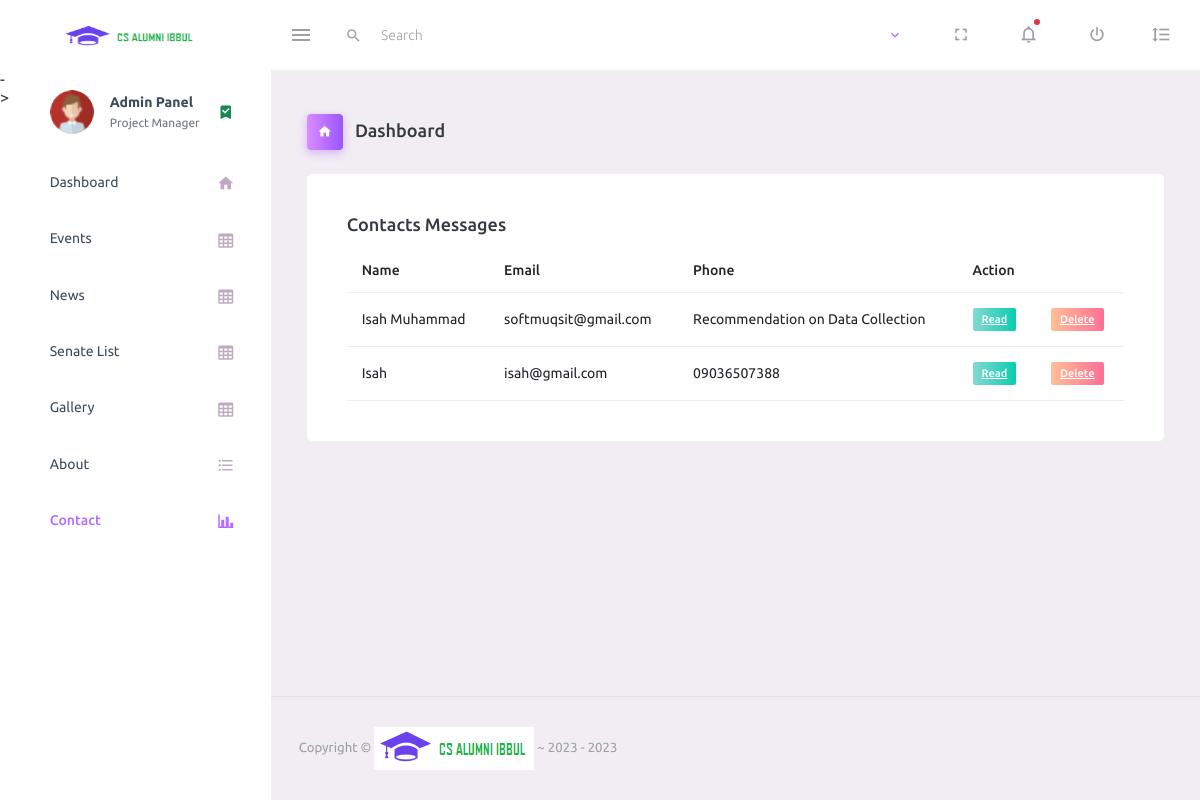
The app's page /admin/contact.php (signed in) with its own data.
### tables this page shows
CREATE TABLE `contact` (
  `contact_id` int(11) NOT NULL,
  `contact_name` varchar(200) NOT NULL,
  `contact_email` varchar(200) NOT NULL,
  `contact_phone` varchar(200) NOT NULL,
  `contact_message` text NOT NULL,
  `contact_status` int(11) NOT NULL DEFAULT 1
);

### classes/dbh.php (called while the page is built)
<?php
	class Dbh
	{
		public function connect(){
			try {
				 $username = 'root';
				 $password = '';
				$dbh=new PDO('mysql:host=localhost;dbname=cs_alumni_ibbul', $username, $password);
				return $dbh;
			} catch (Exception $e) {
				print 'Error: '.$e->getMessage().'<br>';
				die();
			}
		}
	}
?>

### classes/contact.php (called while the page is built, shortened)
<?php
	class Contact extends Dbh
	{
		protected function getAllContacts() {
			$sql = 'SELECT * FROM contact WHERE contact_status = ? ORDER BY contact_id DESC';
			$stmt = $this->connect()->prepare($sql);
			$stmt->execute(['1']);
			$result = $stmt->fetchAll();
			return $result;
		}
	}

### classes/contactView.php (the view)
<?php
	class contactView extends Contact {
		public function showContactMessages() {
			$results = $this->getAllContacts();
			foreach ($results as $result) {
				$token = $result['contact_id'];
				$token = md5($token);
				$name = $result['contact_name'];
				$email = $result['contact_email'];
				$phone = $result['contact_phone'];
				$message = $result['contact_message'];
				echo '<tr>
                            <td>
                              '.$name.'
                            </td>
                            <td>
                              '.$email.'
                            </td>
                            <td>
                              '.$phone.'
                            </td>
                            <td>
                              <a href="contact.php?read_contact='.$token.', '.$name.', '.$email.', '.$phone.', '.$message.'" class="badge badge-gradient-success">Read</a>
                            </td>
                            <td>
                              <a href="delete_contact.php?del_contact='.$token.', '.$name.', '.$email.', '.$phone.', '.$message.'" class="badge badge-gradient-danger">Delete</a>
                            </td>
                          </tr>';
			}
		}
	}

### records on screen
contact: contact_name "Isah Muhammad", contact_email "softmuqsit@gmail.com", contact_phone "Recommendation on Data Collection"
contact: contact_name "Isah", contact_email "isah@gmail.com", contact_phone "09036507388"
